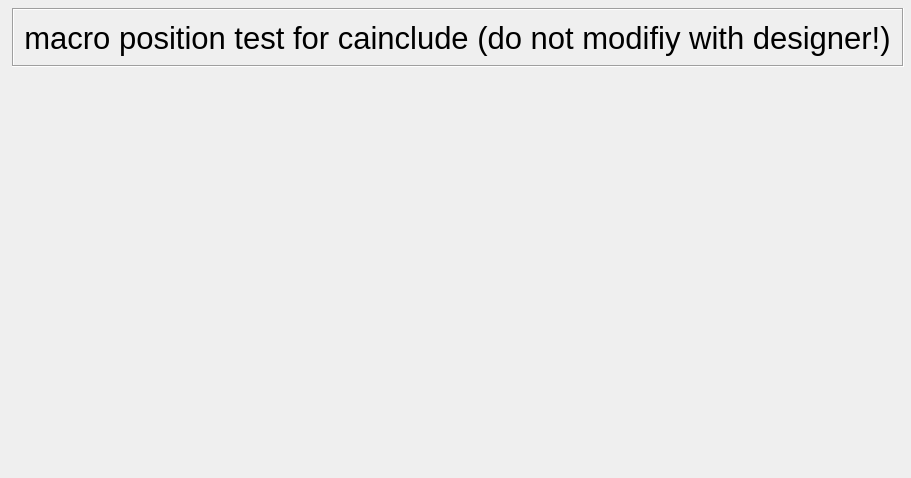
<?xml version="1.0" encoding="UTF-8"?>
<ui version="4.0">
 <class>MainWindow</class>
 <widget class="QMainWindow" name="MainWindow">
  <property name="geometry">
   <rect>
    <x>0</x>
    <y>0</y>
    <width>911</width>
    <height>478</height>
   </rect>
  </property>
  <property name="windowTitle">
   <string>MainWindow</string>
  </property>
  <widget class="QWidget" name="centralwidget">
   <widget class="caFrame" name="caframe">
    <property name="geometry">
     <rect>
      <x>12</x>
      <y>8</y>
      <width>892</width>
      <height>59</height>
     </rect>
    </property>
    <property name="frameShape">
     <enum>QFrame::Box</enum>
    </property>
    <property name="frameShadow">
     <enum>QFrame::Sunken</enum>
    </property>
    <property name="lineWidth">
     <number>1</number>
    </property>
    <property name="background">
     <color>
      <red>148</red>
      <green>148</green>
      <blue>148</blue>
     </color>
    </property>
    <widget class="QLabel" name="label_5">
     <property name="geometry">
      <rect>
       <x>6</x>
       <y>6</y>
       <width>879</width>
       <height>47</height>
      </rect>
     </property>
     <property name="font">
      <font>
       <pointsize>23</pointsize>
      </font>
     </property>
     <property name="text">
      <string>macro position test for cainclude (do not modifiy with designer!)</string>
     </property>
     <property name="alignment">
      <set>Qt::AlignCenter</set>
     </property>
    </widget>
   </widget>
   <widget class="caInclude" name="cainclude">
    <property name="geometry">
     <rect>
      <x>16</x>
      <y>120</y>
      <width>125</width>
      <height>43</height>
     </rect>
    </property>
    <property name="macro">
     <string>TEST=TEST,TEST1=TEST1,[20,20];TEST=TEST,[30,50],TEST1=TEST1;[60,80],TEST=TEST,TEST1=TEST1;[MOVE_VALUE_X,MOVE_VALUE_Y],TEST=TESTM1,TEST1=TESTM1;TEST=TESTM2,[MOVE_VALUE_Y,MOVE_VALUE_X],TEST1=TESTM2;</string>
    </property>
    <property name="filename" stdset="0">
     <string notr="true">macrotest2_include.ui</string>
    </property>
    <property name="stacking">
     <enum>caInclude::Positions</enum>
    </property>
   </widget>
   <widget class="caCalc" name="cacalc">
    <property name="geometry">
     <rect>
      <x>777</x>
      <y>436</y>
      <width>116</width>
      <height>28</height>
     </rect>
    </property>
    <property name="variable">
     <string notr="true">MOVE_VALUE</string>
    </property>
    <property name="calc">
     <string notr="true">A&lt;1.4?A+0.01:0</string>
    </property>
    <property name="channel" stdset="0">
     <string notr="true">MOVE_VALUE</string>
    </property>
   </widget>
   <widget class="caCalc" name="cacalc_2">
    <property name="geometry">
     <rect>
      <x>776</x>
      <y>340</y>
      <width>116</width>
      <height>28</height>
     </rect>
    </property>
    <property name="variable">
     <string notr="true">MOVE_VALUE_X</string>
    </property>
    <property name="calc">
     <string notr="true">SIN(A)*200</string>
    </property>
    <property name="channel" stdset="0">
     <string notr="true">MOVE_VALUE</string>
    </property>
   </widget>
   <widget class="caCalc" name="cacalc_3">
    <property name="geometry">
     <rect>
      <x>778</x>
      <y>379</y>
      <width>116</width>
      <height>28</height>
     </rect>
    </property>
    <property name="variable">
     <string notr="true">MOVE_VALUE_Y</string>
    </property>
    <property name="calc">
     <string notr="true">COS(A)*200</string>
    </property>
    <property name="channel" stdset="0">
     <string notr="true">MOVE_VALUE</string>
    </property>
   </widget>
  </widget>
 </widget>
 <customwidgets>
  <customwidget>
   <class>caFrame</class>
   <extends>QFrame</extends>
   <header>caFrame</header>
   <container>1</container>
  </customwidget>
  <customwidget>
   <class>caInclude</class>
   <extends>QWidget</extends>
   <header>caInclude</header>
  </customwidget>
  <customwidget>
   <class>caCalc</class>
   <extends>QLabel</extends>
   <header>caCalc</header>
  </customwidget>
 </customwidgets>
 <resources/>
 <connections/>
</ui>
